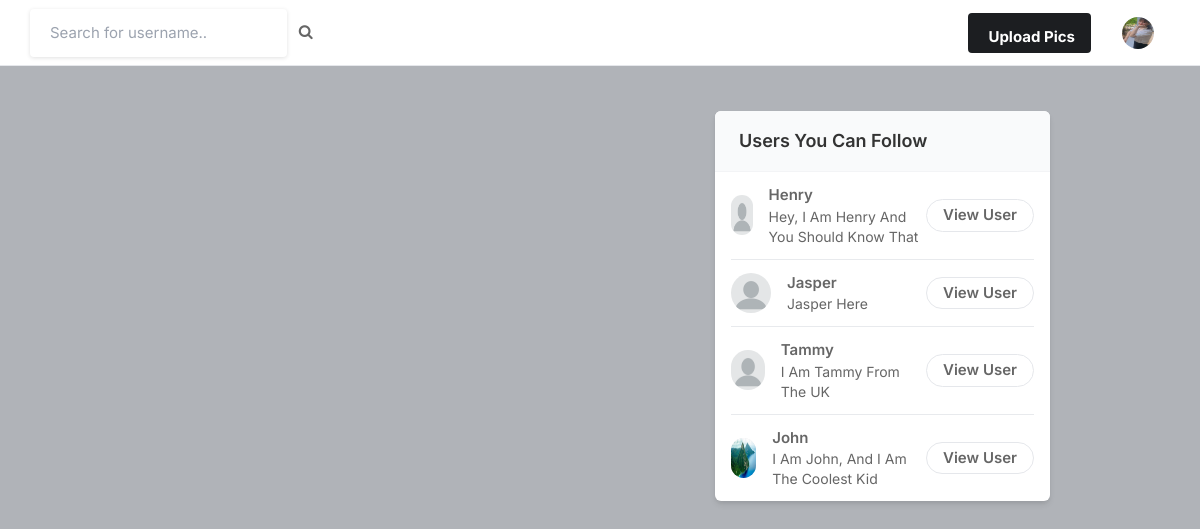
Page / (signed in) on the committed database.
### core/models.py (models this page shows, shortened)
class Profile(models.Model):
    user = models.ForeignKey(User, on_delete=models.CASCADE)
    id_user = models.IntegerField()
    bio = models.TextField(blank=True)
    profileimg = models.ImageField(upload_to='profile_images', default='blank-profile-picture.png')
    location = models.CharField(max_length=100, blank=True)

### core/views.py (the view)
# urls.py: path('', views.index, name='index'),
@login_required(login_url='signin')
def index(request):
    user_object = User.objects.get(username=request.user.username)
    user_profile = Profile.objects.get(user=user_object)
    user_following_list = []
    feed = []
    user_following = FollowersCount.objects.filter(follower=request.user.username)
    for users in user_following:
        user_following_list.append(users.user)
    for usernames in user_following_list:
        feed_lists = Post.objects.filter(user=usernames)
        feed.append(feed_lists)
    feed_list = list(chain(*feed))
    all_users = User.objects.all()
    user_following_all = []
    for user in user_following:
        user_list = User.objects.get(username=user.user)
        user_following_all.append(user_list)
    new_suggestions_list = [x for x in list(all_users) if (x not in list(user_following_all))]
    current_user = User.objects.filter(username=request.user.username)
    final_suggestions_list = [x for x in list(new_suggestions_list) if ( x not in list(current_user))]
    random.shuffle(final_suggestions_list)
    username_profile = []
    username_profile_list = []
    for users in final_suggestions_list:
        username_profile.append(users.id)
    for ids in username_profile:
        profile_lists = Profile.objects.filter(id_user=ids)
        username_profile_list.append(profile_lists)
    suggestions_username_profile_list = list(chain(*username_profile_list))
    return render(request, 'index.html', {'user_profile': user_profile, 'posts':feed_list, 'suggestions_username_profile_list': suggestions_username_profile_list[:4]})

### templates/index.html (shortened to what this page needs)
{% load static %}
<!DOCTYPE html>
<html lang="en">
<head>
    <link rel="stylesheet" href="{% static 'assets/css/icons.css' %}">
    <link rel="stylesheet" href="{% static 'assets/css/uikit.css' %}">
    <link rel="stylesheet" href="{% static 'assets/css/style.css' %}">
    <link rel="stylesheet" href="{% static 'assets/css/tailwind.css' %}">
    <link rel="stylesheet" href="https://cdnjs.cloudflare.com/ajax/libs/font-awesome/4.7.0/css/font-awesome.min.css">
</head>
<body>
            <header>
                <div class="header_inner">
                    <form action="/search" method="POST">
                    <div class="left-side">
                            <input type="text" name="username" placeholder="Search for username..">&nbsp; &nbsp;
                            <button type="submit"><i class="fa fa-search fa-1x"></i></button>
                    </div>
                    </form>
                    <div class="right-side lg:pr-4">
                        <a href="#"
                            class="bg-pink-500 flex font-bold hidden hover:bg-pink-600 hover:text-white inline-block items-center lg:block max-h-10 mr-4 px-4 py-2 rounded shado text-white">
                              Upload Pics
                        </a>
                        <a href="#">
                            <img src="{{user_profile.profileimg.url}}" class="header-avatar" alt="">
                        </a>
                    </div>
                </div>
            </header>
            <div class="container m-auto">
                <div class="lg:flex justify-center lg:space-x-10 lg:space-y-0 space-y-5">
                    <div class="space-y-5 flex-shrink-0 lg:w-7/12">
                    </div>
                    <div class="lg:w-5/12">
                        <div class="bg-white  shadow-md rounded-md overflow-hidden">
                            <div class="bg-gray-50  border-b border-gray-100 flex items-baseline justify-between py-4 px-6 ">
                                <h2 class="font-semibold text-lg">Users You Can Follow</h2>
                            </div>
                            <div class="divide-gray-300 divide-gray-50 divide-opacity-50 divide-y px-4 ">
                                {% for suggestion in suggestions_username_profile_list %}
                                <div class="flex items-center justify-between py-3">
                                    <div class="flex flex-1 items-center space-x-4">
                                        <a href="/profile/{{suggestion.user}}">
                                            <img src="{{suggestion.profileimg.url}}" class="bg-gray-200 rounded-full w-10 h-10">
                                        </a>
                                        <div class="flex flex-col">
                                            <span class="block capitalize font-semibold"> {{suggestion.user}} </span>
                                            <span class="block capitalize text-sm"> {{suggestion.bio}} </span>
                                        </div>
                                    </div>
                                    <a href="/profile/{{suggestion.user}}" class="border border-gray-200 font-semibold px-4 py-1 rounded-full hover:bg-pink-600 hover:text-white hover:border-pink-600 "> View User </a>
                                </div>
                                {% endfor %}
                            </div>
                        </div>
                    </div>
                </div>
            </div>
</body>
</html>

### static/assets/css/style.css (style rules this page uses)
body { background-color: #B0B3B8!important; }
button { vertical-align: middle; }
input { height: 48px; line-height: 48px; padding: 0 20px; outline: none; font-size: 15px; color: #808080; max-width: 100%; width: 100%; -webkit-box-sizing: border-box; box-sizing: border-box; display: block; font-weight: 400; opacity: 1; border-radius: 4px; border: none; -webkit-box-shadow: 0 1px 4px 0px rgba(0, 0, 0, 0.12); box-shadow: 0 1px 4px 0px rgba(0, 0, 0, 0.12); }
input[type="text"], input[type="password"], input[type="email"], input[type="number"] { height: 48px; line-height: 48px; padding: 0 20px; outline: none; font-size: 15px; color: #808080; max-width: 100%; width: 100%; -webkit-box-sizing: border-box; box-sizing: border-box; display: block; font-weight: 400; opacity: 1; border-radius: 4px; border: none; -webkit-box-shadow: 0 1px 4px 0px rgba(0, 0, 0, 0.12); box-shadow: 0 1px 4px 0px rgba(0, 0, 0, 0.12); }
input { -webkit-transition: all 0.1s ease-in-out; transition: all 0.1s ease-in-out; }
::placeholder { color: #808080; opacity: 1; }
button { border: none; margin: 0; padding: 0; width: auto; overflow: visible; background: transparent; color: inherit; font: inherit; line-height: normal; cursor: pointer; }
a { color: #be185d; -webkit-transition: 0.3s; transition: 0.3s; outline: none !important; }
button { outline: none !important; }
img { max-width: 100%; }
body { color: #666; font-size: 15px; line-height: 27px; background-color: #f0f2f5; font-family: "Inter", sans-serif; text-transform: none; }
h1, h2, h3, h4, h5, h6 { font-family: "Inter", sans-serif; text-transform: none; }
input[type="text"], input[type="password"], input[type="email"] { font-family: "Inter", sans-serif; text-transform: none; }
button, body .pac-container { font-family: "Inter", sans-serif; text-transform: none; }
h1, h2, h3, h4, h5, h6 { color: #333; font-weight: 500; margin: 0; padding: 0; }
h2 { font-size: 26px; }
@media (min-width: 1024px) { .container { max-width: 900px !important; padding-top: 45px; } }
header { background-color: #fff; left: 0; right: 0; top: 0; z-index: 99; height: 66px; display: -webkit-box; display: -ms-flexbox; display: flex; -webkit-box-align: center; -ms-flex-align: center; align-items: center; border-bottom: 1px solid #e5e7eb; }
header .header_inner { display: -webkit-box; display: -ms-flexbox; display: flex; -webkit-box-align: center; -ms-flex-align: center; align-items: center; max-width: 1090px; margin: auto; width: 100%; max-width: 100% !important; padding: 0 30px; }
header .header_inner .left-side { display: -webkit-box; display: -ms-flexbox; display: flex; -webkit-box-align: center; -ms-flex-align: center; align-items: center; }
header .header_inner .right-side { display: -webkit-box; display: -ms-flexbox; display: flex; -webkit-box-align: center; -ms-flex-align: center; align-items: center; -webkit-box-pack: end; -ms-flex-pack: end; justify-content: flex-end; margin-left: auto; }
header .header_inner .right-side .header-avatar { width: 32px; height: 32px; border-radius: 100%; margin-left: 15px; }

### rows in the picture
Profile: profileimg (picture)
Profile: profileimg (placeholder picture), user "Henry", bio "Hey, I Am Henry And You Should Know That"
Profile: profileimg (placeholder picture), user "Jasper", bio "Jasper Here"
Profile: profileimg (placeholder picture), user "Tammy", bio "I Am Tammy From The UK"
Profile: profileimg (picture), user "John", bio "I Am John, And I Am The Coolest Kid"
